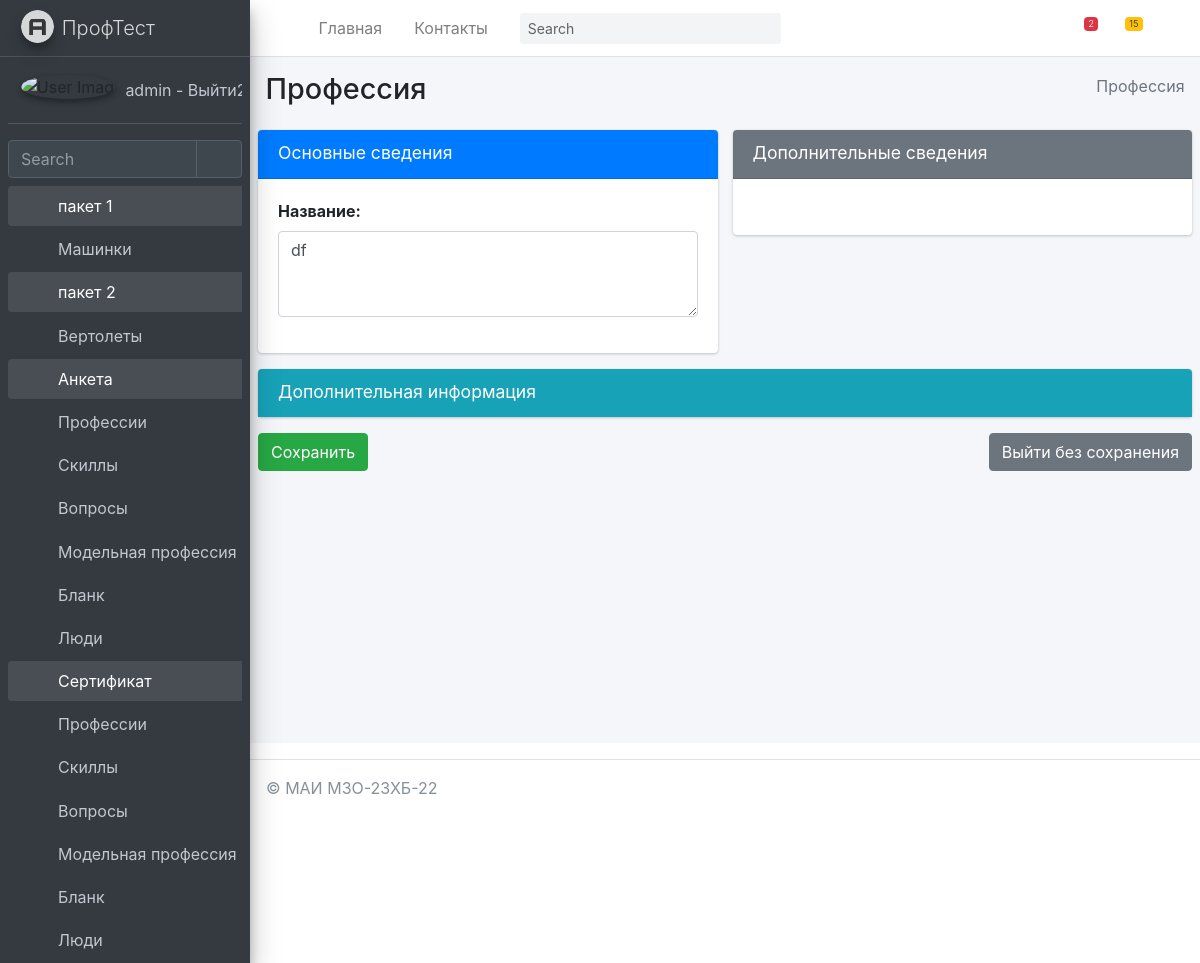
The app's page /anketa/professions/update/2/ (signed in), older data.
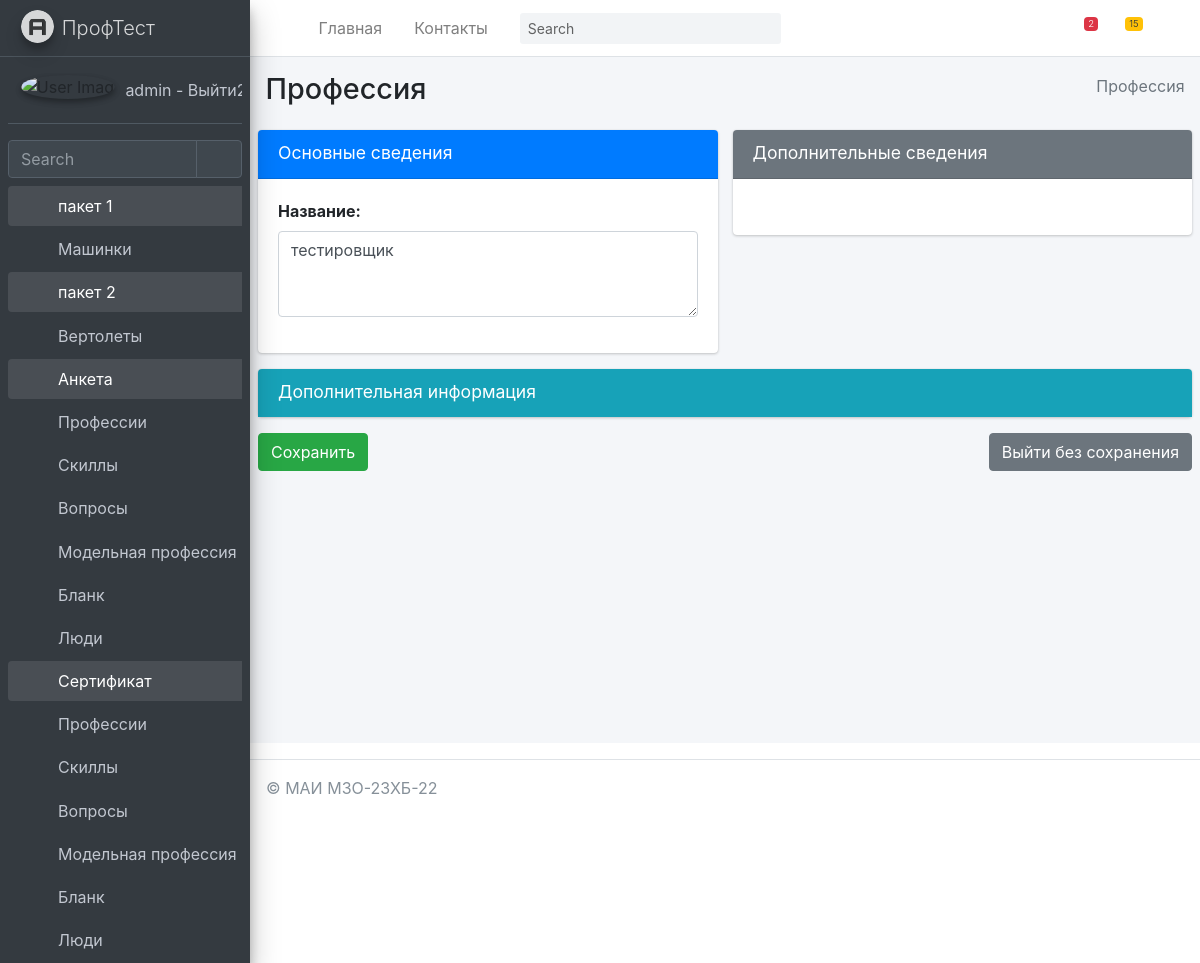
The same page, newer data.
### mysite/anketa/models.py (models this page shows, shortened)
class Professions(models.Model):
    title = models.TextField(max_length=50, verbose_name="Название")
    class Meta:
        ordering = ["-title"]
        verbose_name = "Профессия"
        verbose_name_plural = "Профессии"

### mysite/anketa/views.py (the view)
# urls.py: path('professions/update/<int:pk>/', ProfessionUpdate.as_view(), name='ProfessionUpdate'),
@method_decorator(login_required(login_url='/login/'), name='dispatch')
class ProfessionUpdate(UpdateView):
	model = Professions
	template_name_suffix = '_update_form'
	fields = '__all__'
	success_url = '/anketa/professions/'
	def get_context_data(self, *, object_list=None, **kwargs):
		context = super(ProfessionUpdate,self).get_context_data(**kwargs)
		context['sometry'] = self.model._meta.verbose_name
		context['slovar'] = {'title'}
		context['hidenslovar'] = {'id'}
		context['dopslovar'] = {'updated_at','erem','edesc','created_at'}
		context['model'] = self.model
		return context

### mysite/anketa/templatetags/anketa_tags.py (called while the page is built)
@register.filter(name='addclassrow')
def addclassrow(field, class_attr):
    rowcol = '3'
    return field.as_widget(attrs={'class': class_attr, 'rows': rowcol })

@register.simple_tag
def my_save():
    return "Сохранить"

@register.simple_tag
def my_notsave():
    return "Выйти без сохранения"

### mysite/anketa/templates/anketa/professions_update_form.html (shortened to what this page needs)
{% extends 'anketa/base.html' %}
{% load anketa_tags %}
{% block content %}
    <div class="content-wrapper">
        {% block sidebar %}
            {% include 'anketa/includes/_breadcrumb.html' %}
        {% endblock %}
        <section class="content">
            <form method="post" enctype="multipart/form-data">
                <div class="row">
                    <div class="col-md-6">
                        <div class="card card-primary">
                            <div class="card-header">
                                <h3 class="card-title">Основные сведения</h3>
                                <div class="card-tools">
                                    <button type="button" class="btn btn-tool" data-card-widget="collapse"
                                            title="Collapse">
                                        <i class="fas fa-minus"></i>
                                    </button>
                                </div>
                            </div>
                            <div class="card-body">
                                {% for field in form %}
                                    <div class="form-group">
                                        {% if field.name in slovar %}
                                            {{ field.label_tag }}
                                            {{ field | addclassrow:"form-control " }}
                                        {% endif %}
                                    </div>
                                {% endfor %}
                            </div>
                        </div>
                    </div>
                    <div class="col-md-6">
                        <div class="card card-secondary">
                            <div class="card-header">
                                <h3 class="card-title">Дополнительные сведения</h3>
                                <div class="card-tools">
                                    <button type="button" class="btn btn-tool" data-card-widget="collapse"
                                            title="Collapse">
                                        <i class="fas fa-minus"></i>
                                    </button>
                                </div>
                            </div>
                            <div class="card-body">
                            </div>
                        </div>
                    </div>
                </div>
                <div class="row">
                    <div class="col-12">
                        <div class="card card-info collapsed-card">
                            <div class="card-header">
                                <h3 class="card-title">Дополнительная информация</h3>
                                <div class="card-tools">
                                    <button type="button" class="btn btn-tool" data-card-widget="collapse"
                                            title="Collapse">
                                        <i class="fas fa-plus"></i>
                                    </button>
                                </div>
                            </div>
                        </div>
                    </div>
                </div>
                <div class="row">
                    <div class="col-12">
                        <a href="{% url 'anketa:profession' %}" class="btn btn-secondary float-right">
                            {% my_notsave %}</a>
                        <input type="submit" value="{% my_save %}" class="btn btn-success ">
                    </div>
                </div>
            </form>
        </section>
    </div>
{% endblock content %}

Row changes from the older to the newer data that the page shows:
changed Professions: title "df" → "тестировщик"
